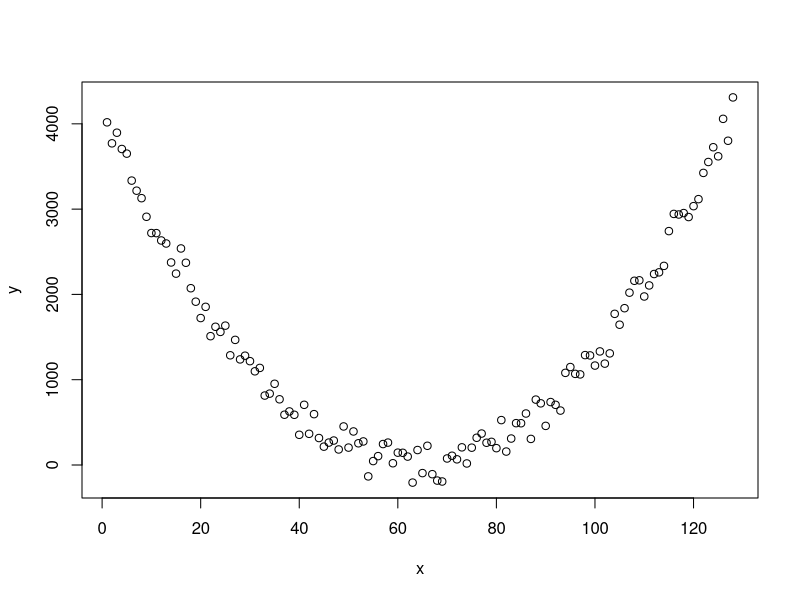

Here is the R script that generated this plot:
n <- 128
x <- c(1:n)
y <- rep(NA,n)
for (i in c(1:n)) {
  y[i] <- (x[i]-n/2)^2
  y[i] <- y[i] + runif(1,min=-2*n,max=2*n)
}
plot(x,y)
which(y[x]==min(y))
